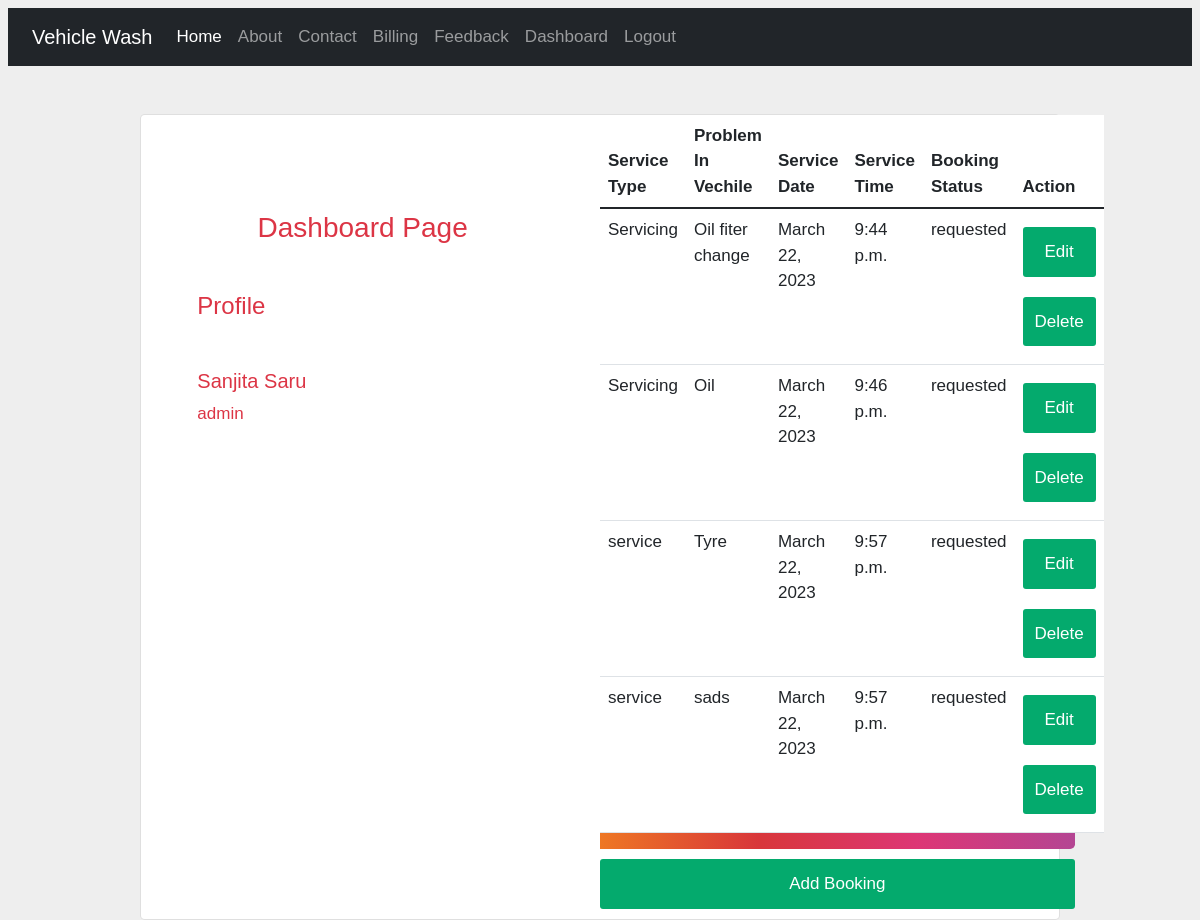
The page /vehicle/dashboard/ (signed in) on the database as committed earlier.
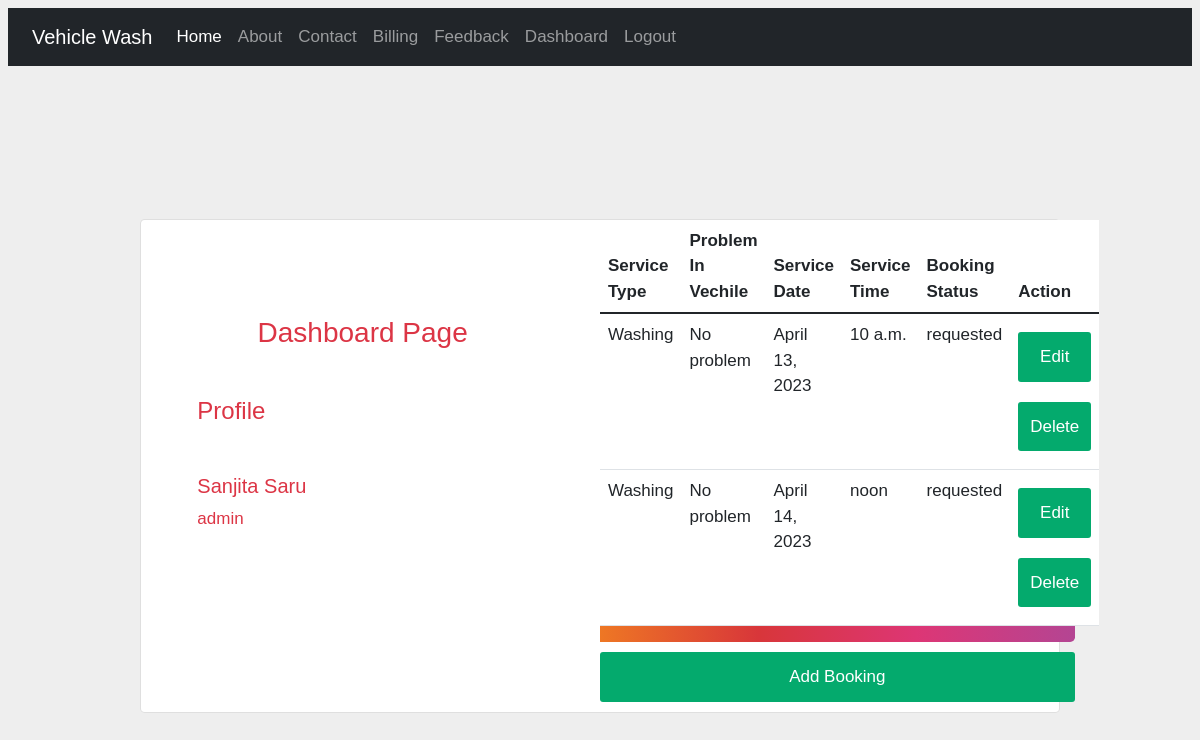
The same page on the database as committed later.
### home/models.py (models this page shows)
class ServiceBook(models.Model):
    serviceType = models.CharField(max_length=100)
    problemInVechile = models.TextField()
    serviceDate = models.DateField(default= date.today())
    serviceTime = models.TimeField(default= datetime.now().strftime('%H:%M'))
    bookingStatus = models.CharField(max_length=50, default='requested')
    userid = models.ForeignKey(User, on_delete=models.CASCADE,null=True)

### home/views.py (the view)
# urls.py: path('dashboard/',views.dashboard, name= 'dashboard') ,
def dashboard(request):
    if request.user.is_authenticated:
        posts = ServiceBook.objects.all()
        user = request.user
        full_name = user.get_full_name()
        gps = user.groups.all()
        return render(request,'vehicle/dashboard.html',{'posts':posts,'fname':full_name, 'groups':gps})
    else:
        return HttpResponseRedirect('/vehicle/login/')

### home/templates/vehicle/dashboard.html (shortened to what this page needs)
{% extends 'vehicle/base.html' %}
{% load static %}
{% block content %}
<section class="h-100 gradient-form" style="background-color: #eee;">
    <div class="container py-5 h-100">
      <div class="row d-flex justify-content-center align-items-center h-100">
        <div class="col-xl-10">
          <div class="card rounded-3 text-danger">
            <div class="row g-0">
              <div class="col-lg-6">
                <div class="card-body p-md-5 mx-md-4">
                    <h3 class=" text-center my-5"> Dashboard Page </h3>
             <h4 class="my-5">Profile</h4>
        <h5>{{fname}}</h5>
        {% for group in groups %}
        <p>{{group.name}}</p>
        {% endfor %}
              </div>
            </div>
        <div class="col-lg-6 d-flex align-items-center gradient-custom-2 text-danger">
    {% if posts %}
    <table class="table table-hover bg-white">
        <thead>
            <tr >
                <th scope="col" style="width: 28%;">Service Type</th>
                <th scope="col" style="width: 55%;">Problem In Vechile</th>
                <th scope="col" style="width: 55%;">Service Date</th>
                <th scope="col" style="width: 55%;">Service Time</th>
                <th scope="col" style="width: 55%;">Booking Status</th>
                <th scope="col" style="width: 15%;">Action</th>
            </tr>
        </thead>
        <tbody>
            {% for post in posts %}
            <tr>
                <td>{{post.serviceType}}</td>
                <td>{{post.problemInVechile}}</td>
                <td>{{post.serviceDate}}</td>
                <td>{{post.serviceTime}}</td>
                <td>{{post.bookingStatus}}</td>
                <td class="text-center">
                    <a href="{% url 'updatepost' post.id %}" class="btn btn-warning btn-sm">Edit</a>
                    {% if perms.blog.delete_post %}
                    <form action="{% url 'deletepost' post.id %}" method="post" class="d-inline">
                        <input type="submit" value="Delete" class="btn btn-danger btn-sm">
                    </form>
                    {% endif %}
                </td>
            </tr>
            {% endfor %}
        </tbody>
    </table>
    {% else %}
    <h4 class="text-center alert alert-warning">No Records</h4>
    {% endif %}
              </div>
              <div class="col-sm-12">
                <div class="col-sm-6 float-end">
                    <a href="{% url 'addpost' %}" class="btn btn-success">Add Booking</a>
                  </div>
              </div>
            </div>
          </div>
        </div>
      </div>
    </div>
  </section>
{% endblock content %}

### home/templates/vehicle/base.html (shortened to what this page needs)
<!DOCTYPE html>
<html lang="en">
<head>
    {% load static %}
    <link rel="stylesheet" href="{% static 'blog/css/bootstrap.css' %}">
    <link rel="stylesheet" href="{% static 'blog/css/login.css' %}">
    <link rel="stylesheet" href="{% static 'blog/css/style.css' %}">
</head>
<body>
    <div class="container-fluid bg-dark">
        {% include 'vehicle/navbar.html' %}
    </div>
    <div class="container-fluid">
        <iv class="row">
            {% block content %}
            {% endblock content %}
        </div>
</body>
</html>

### home/templates/vehicle/navbar.html (shortened to what this page needs)
<nav class="navbar navbar-expand-lg navbar-dark bg-dark">
    <div class="container-fluid">
      <a class="navbar-brand" href="#">Vehicle Wash</a>
      <div class="collapse navbar-collapse" id="navbarNav">
        <ul class="navbar-nav">
          <li class="nav-item">
            <a class="nav-link active" aria-current="page" href="{% url 'home' %}">Home</a>
          </li>
          <li class="nav-item">
            <a class="nav-link" href="{% url 'about' %}">About</a>
          </li>
          <li class="nav-item">
            <a class="nav-link" href="{% url 'contact' %}">Contact</a>
          </li>
          {% if request.user.is_authenticated %}
          <li class="nav-item">
            <a class="nav-link" href="{% url 'billing' %}">Billing</a>
          </li>
          <li class="nav-item">
            <a class="nav-link" href="{% url 'feedback' %}">Feedback</a>
          </li>
          <li class="nav-item">
            <a class="nav-link" href="{% url 'dashboard' %}">Dashboard</a>
          </li>
          <li class="nav-item">
            <a class="nav-link" href="{% url 'logout' %}">Logout</a>
          </li>
          {% endif %}
        </ul>
      </div>
    </div>
  </nav>

### home/static/blog/css/login.css (style rules this page uses)
.gradient-custom-2 { background: #fccb90; background: -webkit-linear-gradient(to right, #ee7724, #d8363a, #dd3675, #b44593); background: linear-gradient(to right, #ee7724, #d8363a, #dd3675, #b44593); }
@media (min-width: 768px) { .gradient-form { height: 100vh !important; } }
@media (min-width: 769px) { .gradient-custom-2 { border-top-right-radius: .3rem; border-bottom-right-radius: .3rem; } }

### home/static/blog/css/style.css (style rules this page uses)
body { background-color:#eee; color:antiquewhite; }
body { font-family: Arial; font-size: 17px; padding: 8px; }
* { box-sizing: border-box; }
.row { display: -ms-flexbox; display: flex; -ms-flex-wrap: wrap; flex-wrap: wrap; margin: 0 -16px; }
.container { padding: 5px 20px 15px 20px; }
.btn { background-color: #04AA6D; color: white; padding: 12px; margin: 10px 0; border: none; width: 100%; border-radius: 3px; cursor: pointer; font-size: 17px; }
a { color: #2196F3; }

Rows that differ between the two databases and show on the page:
removed ServiceBook: serviceType "Servicing", problemInVechile "Oil fiter change", serviceDate "March 22, 2023", serviceTime "9:44 p.m.", bookingStatus "requested"
removed ServiceBook: serviceType "Servicing", problemInVechile "Oil", serviceDate "March 22, 2023", serviceTime "9:46 p.m.", bookingStatus "requested"
removed ServiceBook: serviceType "service", problemInVechile "Tyre", serviceDate "March 22, 2023", serviceTime "9:57 p.m.", bookingStatus "requested"
removed ServiceBook: serviceType "service", problemInVechile "sads", serviceDate "March 22, 2023", serviceTime "9:57 p.m.", bookingStatus "requested"
added ServiceBook: serviceType "Washing", problemInVechile "No problem", serviceDate "April 13, 2023", serviceTime "10 a.m.", bookingStatus "requested"
added ServiceBook: serviceType "Washing", problemInVechile "No problem", serviceDate "April 14, 2023", serviceTime "noon", bookingStatus "requested"
